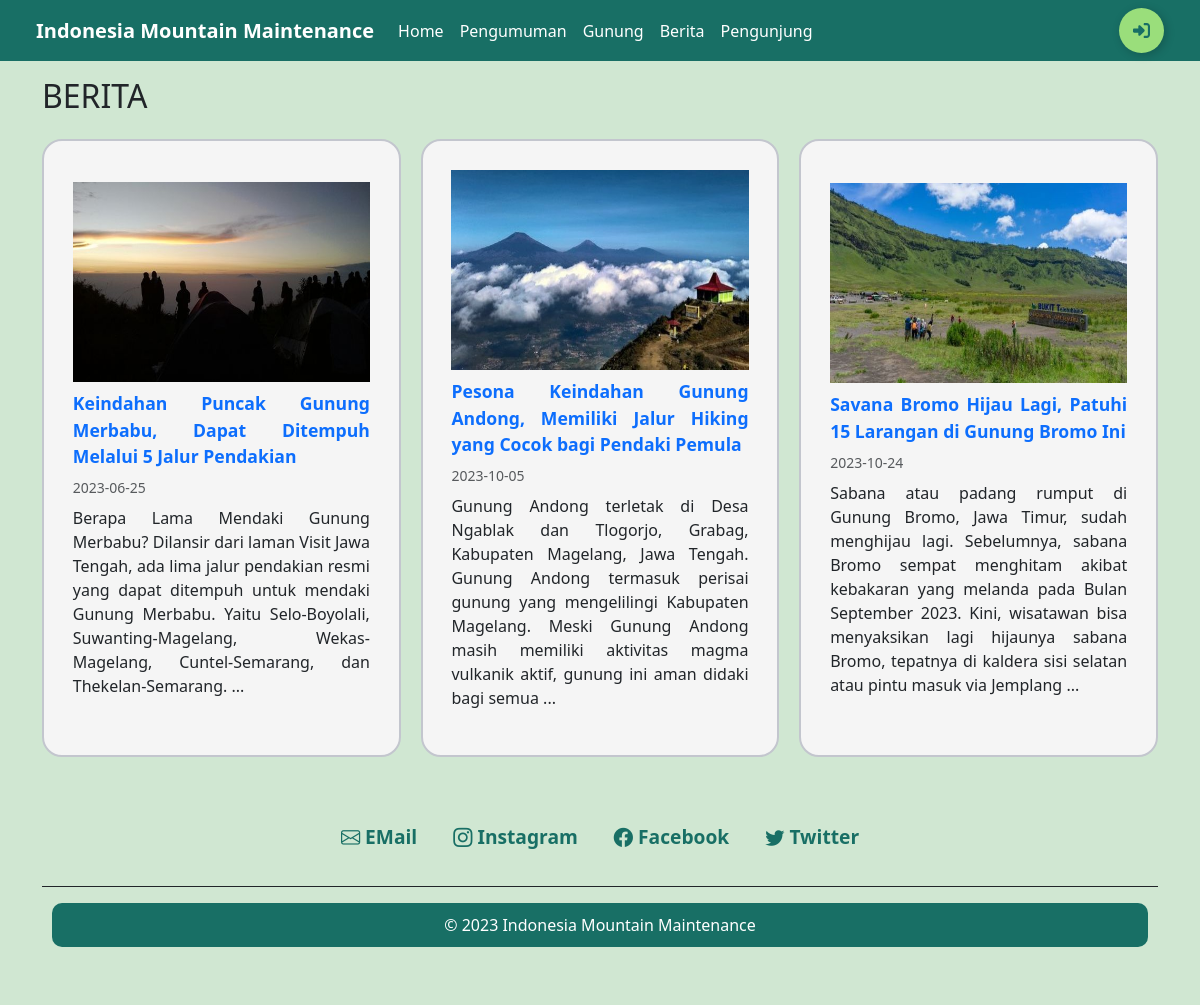
Page /berita.php on the committed database.
### tables this page shows
CREATE TABLE `berita` (
  `id` int(3) NOT NULL,
  `judul` varchar(255) NOT NULL,
  `deskripsi` text NOT NULL,
  `terbit` date NOT NULL,
  `photo` varchar(255) NOT NULL
);

### berita.php (the view, shortened to what this page needs)
<?php include 'koneksi.php' ?>
<!DOCTYPE html>
<html lang="en">
<head>
    <link href="css/bootstrap.min.css" rel="stylesheet">
    <link href="css/cardberita.css" rel="stylesheet">
    <link href="css/btnlogin.css" rel="stylesheet">
    <link href="https://unpkg.com/aos@2.3.1/dist/aos.css" rel="stylesheet">
    <link rel="stylesheet" href="https://cdn.jsdelivr.net/npm/bootstrap-icons@1.3.0/font/bootstrap-icons.css">
</head>
<body style="background-color: #D0E7D2" ;>
    <nav class="navbar navbar-expand-lg px-4 sticky-top" style="background-color: #186F65;">
        <div class="container-fluid">
            <a class="navbar-brand fw-bold text-white" href="index.php">Indonesia Mountain Maintenance</a>
            <div class="collapse navbar-collapse" id="navbarNavDropdown">
                <ul class="navbar-nav me-auto mb-2 mb-xl-0">
                    <li class="nav-item">
                        <a class="nav-link active text-white" ia-current="page" href="index.php">Home</a>
                    </li>
                    <li class="nav-item">
                        <a class="nav-link text-white" href="index.php#announcement">Pengumuman</a>
                    </li>
                    <li class="nav-item">
                        <a class="nav-link text-white" href="gunung.php">Gunung</a>
                    </li>
                    <li class="nav-item">
                        <a class="nav-link text-white" href="berita.php">Berita</a>
                    </li>
                    <li class="nav-item">
                        <a class="nav-link text-white" href="pengunjung.php">Pengunjung</a>
                    </li>
                </ul>
                <button class="btn-login-custom">
                    <div class="sign"></div>
                </button>
            </div>
        </div>
    </nav>
    <div class="container">
        <h2 class="py-3">BERITA</h2>
        <div class="card-container" data-aos="zoom-in">
            <?php
            $hasil = mysqli_query($db, "SELECT * FROM berita");
            while ($row = mysqli_fetch_object($hasil)) {
            ?>
                <div class="card-edit">
                    <div class="card-details">
                        <img src="<?php echo $row->photo ?>" style="width:100%; height: 200px;" class="card-img-top" alt="...">
                        <a class="text-title" style="text-decoration:none;" align="justify" href="page.php?id=<?= $row->id ?>"><?php echo $row->judul ?></a>
                        <small class="text-body-secondary"><?php echo $row->terbit ?></small>
                        <p class="text-body" align="justify"><?php $row->deskripsi;
                                                                $limitedcontent = substr($row->deskripsi, 0, 300);
                                                                echo $limitedcontent . '...';
                                                                ?></p>
                    </div>
                </div>
            <?php
            }
            ?>
        </div>
    </div>
    <div class="container" style="background-color: #D0E7D2;">
        <footer class="py-4 my-4">
            <ul class="nav justify-content-center border-bottom border-dark pb-3 mb-3">
                <li class="nav-item" style="margin: 10px;">
                    <a href="#" target="_blank" class="nav-link px-2" style="color: #186F65; text-decoration: none; font-weight: bold; font-size: 1.2em;">
                        <i class="bi bi-envelope"></i> EMail
                    </a>
                </li>
                <li class="nav-item" style="margin: 10px;">
                    <a href="https://www.instagram.com/" target="_blank" class="nav-link px-2" style="color: #186F65; text-decoration: none; font-weight: bold; font-size: 1.2em;">
                        <i class="bi bi-instagram"></i> Instagram
                    </a>
                </li>
                <li class="nav-item" style="margin: 10px;">
                    <a href="https://www.facebook.com/" target="_blank" class="nav-link px-2" style="color: #186F65; text-decoration: none; font-weight: bold; font-size: 1.2em;">
                        <i class="bi bi-facebook"></i> Facebook
                    </a>
                </li>
                <li class="nav-item" style="margin: 10px;">
                    <a href="https://www.twitter.com/" target="_blank" class="nav-link px-2" style="color: #186F65; text-decoration: none; font-weight: bold; font-size: 1.2em;">
                        <i class="bi bi-twitter"></i> Twitter
                    </a>
                </li>
            </ul>
            <p class="text-center" style="color: #fff; background-color: #186F65; padding: 10px; border-radius: 10px; margin: 10px;">
                &copy; 2023 Indonesia Mountain Maintenance
            </p>
        </footer>
    </div>
</body>
</html>

### css/cardberita.css (style rules this page uses)
.card-container { display: flex; gap: 20px; }
.card-edit { width: 500px; height: content; border-radius: 20px; background: #f5f5f5; position: relative; padding: 1.8rem; border: 2px solid #c3c6ce; transition: 0.5s ease-out; overflow: visible; }
.card-details { color: black; height: 100%; gap: .5em; display: grid; place-content: center; }
.text-body { color: rgb(134, 134, 134); }
.text-title { font-size: 1.1em; font-weight: bold; }

### css/btnlogin.css (style rules this page uses)
.btn-login-custom { display: flex; align-items: center; justify-content: flex-start; width: 45px; height: 45px; border: none; border-radius: 50%; cursor: pointer; position: relative; overflow: hidden; transition-duration: 0.3s; box-shadow: 2px 2px 10px rgba(0, 0, 0, 0.199); background-color: #9ADE7B; }
.sign { width: 100%; transition-duration: 0.3s; display: flex; align-items: center; justify-content: center; }
.sign svg { width: 17px; }

### rows in the picture
berita: photo (picture), judul "Keindahan Puncak Gunung Merbabu, Dapat Ditempuh Melalui 5 Jalur Pendakian", terbit "2023-06-25", deskripsi "Berapa Lama Mendaki Gunung Merbabu? Dilansir dari laman Visit Jawa Tengah, ada lima jalur pendakian resmi yang dapat ditempuh untuk mendaki Gunung Merbabu. Yaitu Selo-Boyolali, Suwanting-Magelang, Wekas-Magelang, Cuntel-Semarang, dan Thekelan-Semarang."
berita: photo (picture), judul "Pesona Keindahan Gunung Andong, Memiliki Jalur Hiking yang Cocok bagi Pendaki Pemula", terbit "2023-10-05", deskripsi "Gunung Andong terletak di Desa Ngablak dan Tlogorjo, Grabag, Kabupaten Magelang, Jawa Tengah. Gunung Andong termasuk perisai gunung yang mengelilingi Kabupaten Magelang. Meski Gunung Andong masih memiliki aktivitas magma vulkanik aktif, gunung ini aman didaki bagi semua"
berita: photo (picture), judul "Savana Bromo Hijau Lagi, Patuhi 15 Larangan di Gunung Bromo Ini", terbit "2023-10-24", deskripsi "Sabana atau padang rumput di Gunung Bromo, Jawa Timur, sudah menghijau lagi. Sebelumnya, sabana Bromo sempat menghitam akibat kebakaran yang melanda pada Bulan September 2023. Kini, wisatawan bisa menyaksikan lagi hijaunya sabana Bromo, tepatnya di kaldera sisi selatan atau pintu masuk via Jemplang"
